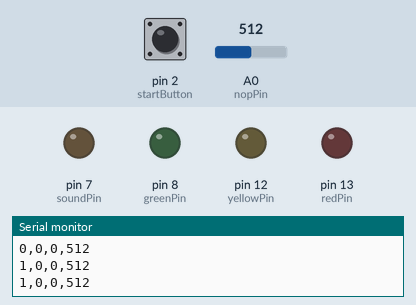
Recording of a sketch running on a simulated Arduino Uno, built with avr-gcc and run on an emulated ATmega328P. On the bench: output pins drawn as LEDs (lit = HIGH), the last lines printed to the serial monitor. Inputs (shaded band) come from the test bench; at power-on: pin 2 (startButton) LOW, A0 (nopPin) = 512.

Above: at 1.2 s.
1.3 s: pin 2 (startButton) pulled HIGH for 0.15 s
At 2.7 s:
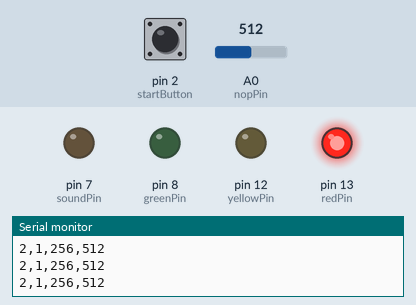
Timing chart, 0 to 4.3 s (numbered marks = the images above; inputs shaded):
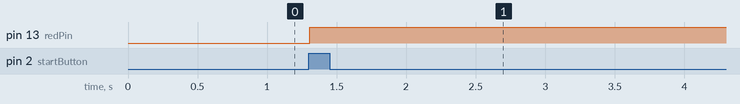

The sketch:

sketch_timer.ino
```cpp
const int nopPin = A0;
int foodSize = 0;
int howLong = 0;

const int redPin = 13;
const int yellowPin = 12;
const int greenPin = 8;

const int startButton = 2;
int onOff = 0;

const int soundPin = 7;

unsigned long preCounter = 0;
unsigned long realTimer = 0;

void setup() {
 Serial.begin(9600);
 pinMode(nopPin, INPUT);
 pinMode(redPin, OUTPUT);
 pinMode(yellowPin, OUTPUT);
 pinMode(greenPin, OUTPUT);
 pinMode(startButton, INPUT);
 pinMode(soundPin, OUTPUT);
}

void loop() {
 unsigned long currentCounter = millis()/1000UL; //counter in second
 foodSize = analogRead(nopPin);                  //read nop pin
 onOff = digitalRead(startButton);               //read button pin

 if (onOff == HIGH){                             //push button to reset
  preCounter = currentCounter;                   //reset the clock
  digitalWrite(redPin, LOW);                     //reset lights
  digitalWrite(yellowPin,LOW);
  digitalWrite(greenPin, LOW);
  howLong = foodSize/2;                          //formula for time to cook
 }

 //counting how many time left and react
 if ((currentCounter - preCounter <= howLong*.40) && (preCounter != 0)) {
  digitalWrite(redPin, HIGH);
  digitalWrite(yellowPin,LOW);
  digitalWrite(greenPin, LOW);
 } else if ((currentCounter - preCounter <= howLong*.80) && (preCounter != 0)) {
  digitalWrite(redPin, LOW);
  digitalWrite(yellowPin,HIGH);
  digitalWrite(greenPin, LOW);
  } else if ((currentCounter - preCounter >= howLong) && (preCounter != 0)) {
  digitalWrite(redPin, LOW);
  digitalWrite(yellowPin,LOW);
  digitalWrite(greenPin, HIGH);
  tone(soundPin, 300,500);
  }

// Add new sensor below to send data to processing

 int sensor1 = currentCounter;
 int sensor2 = preCounter;
 int sensor3 = howLong;
 int sensor4 = foodSize;

  Serial.print(sensor1);
  Serial.print(",");
  Serial.print(sensor2);
  Serial.print(",");
  Serial.print(sensor3);
  Serial.print(",");
  Serial.print(sensor4);
  Serial.println();

  delay(100);
}
```

Measured:
- after the input at 1.3 s, pin 13 (redPin): LOW → HIGH at once
